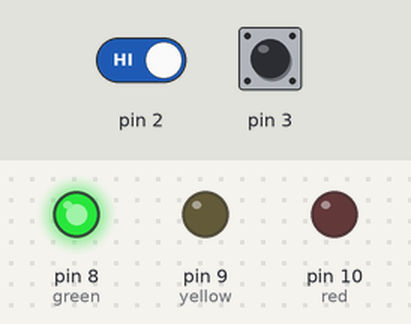
Recording of a sketch running on a simulated Arduino Uno, built with avr-gcc and run on an emulated ATmega328P. On the bench: output pins drawn as LEDs (lit = HIGH). The test bench sets the inputs (shaded band); at power-on: pin 2 HIGH, pin 3 HIGH.

Above: at 1.2 s.
1.3 s: pin 2 driven LOW
At 2.0 s:
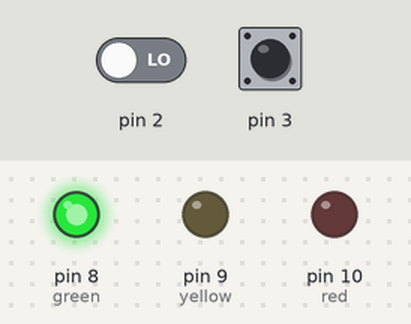
2.8 s: pin 2 driven HIGH
At 2.91 s:
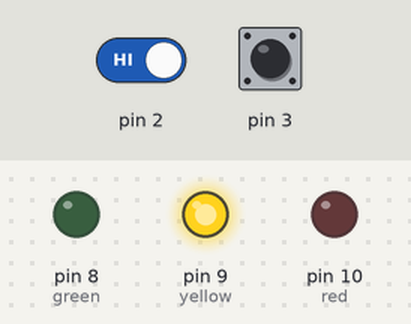
At 4.0 s:
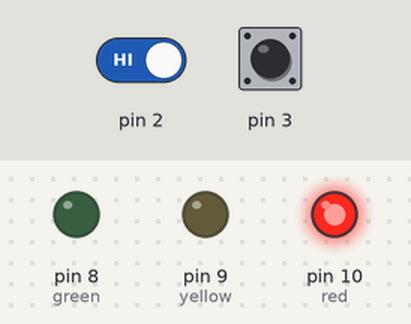
Timing chart, 0 to 11.3 s (numbered marks = the images above; inputs shaded):
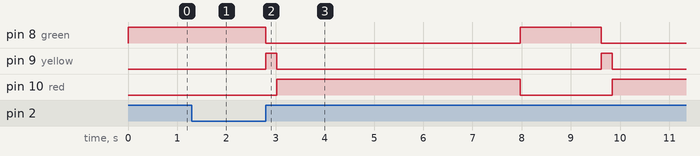

Measured:
- after the input at 1.3 s, pin 8 (green): stays HIGH (without the input it goes to LOW after 0.20 s); pin 9 (yellow): stays LOW (without the input it goes to HIGH after 0.20 s); pin 10 (red): stays LOW (without the input it goes to HIGH after 0.40 s)
- after the input at 2.8 s, pin 8 (green): HIGH → LOW at once, → HIGH 5.2 s later, → LOW 1.7 s later; pin 9 (yellow): alternates HIGH for 0.22 s and LOW for 6.6 s, starting at once; pin 10 (red): LOW → HIGH after 0.22 s, → LOW 5.0 s later, → HIGH 1.9 s later

The sketch:

sketch_dec28a.ino
```cpp
int greenTime=1500;
int yellowTIME=200;
int redTime = 4500;


float zarib = 1;
void setup() {

  pinMode(7,INPUT_PULLUP);
  pinMode(6,INPUT_PULLUP);
  pinMode(5,INPUT_PULLUP);
  pinMode(4,INPUT_PULLUP);
  pinMode(3,INPUT_PULLUP);
  pinMode(12,INPUT_PULLUP);


  attachInterrupt(0, func2 , FALLING);
  attachInterrupt(1, func3 , FALLING);

  pinMode(8,OUTPUT); // green
  pinMode(9,OUTPUT); // yellow
  pinMode(10,OUTPUT); // red
}

void loop() {


  digitalWrite(8, HIGH);
  digitalWrite(9, LOW);
  digitalWrite(10, LOW);
  delay(int(greenTime * zarib));
  digitalWrite(8, LOW);
  digitalWrite(9, HIGH);
  digitalWrite(10, LOW);
  delay(int(yellowTIME * zarib));
  digitalWrite(8, LOW);
  digitalWrite(9, LOW);
  digitalWrite(10, HIGH);
  delay(int(redTime * zarib));
}


void func2(){
  while(digitalRead(2)==0){}
  zarib = zarib + 0.1;

}
void func3(){
  while(digitalRead(3)==0){}
  zarib = zarib - 0.1;
  if(zarib < 0.1){
      zarib = 0.1;

    }
}
```
